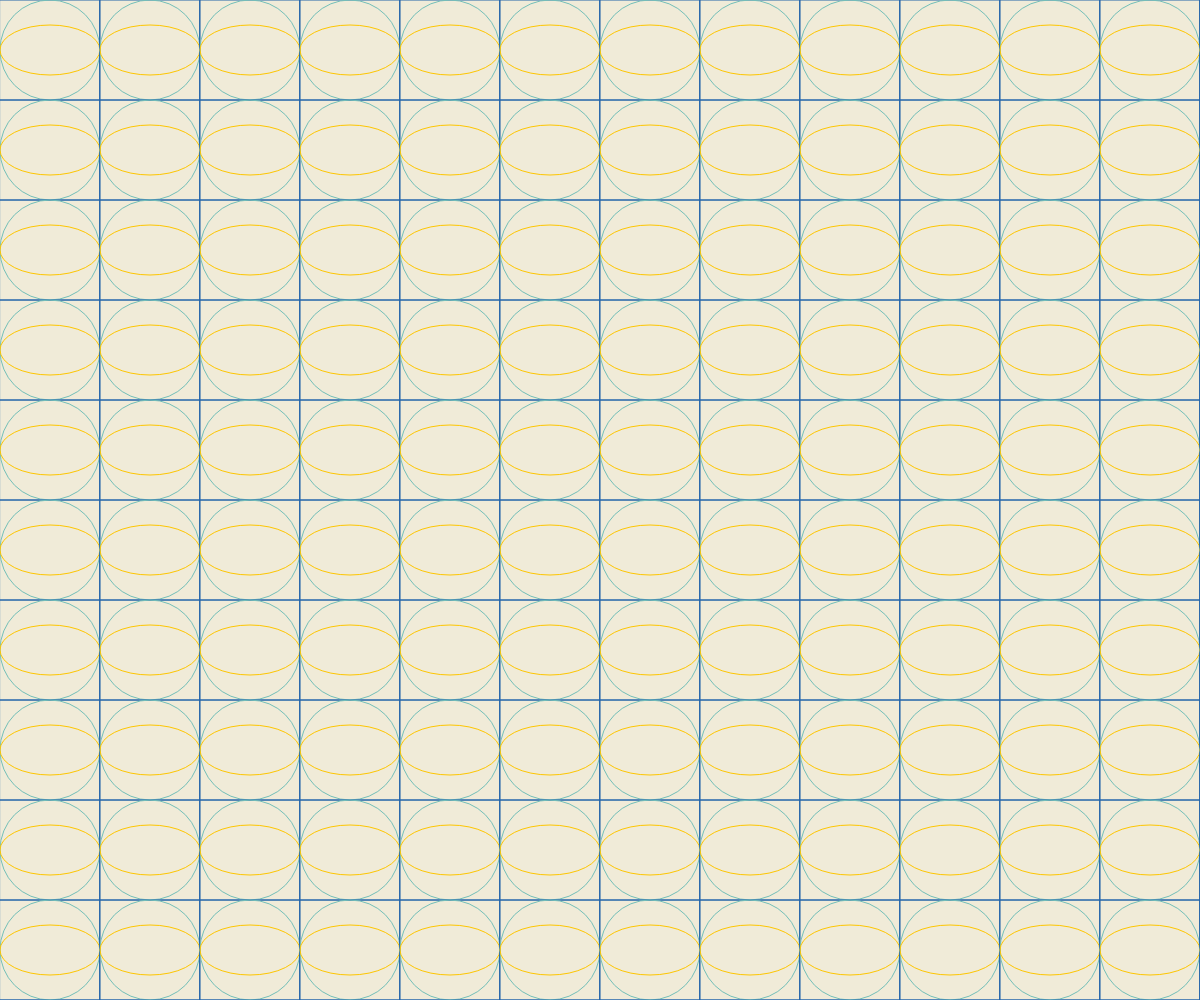
Frame 1 (no input)
Frame 60 (no input): identical to frame 1, image omitted
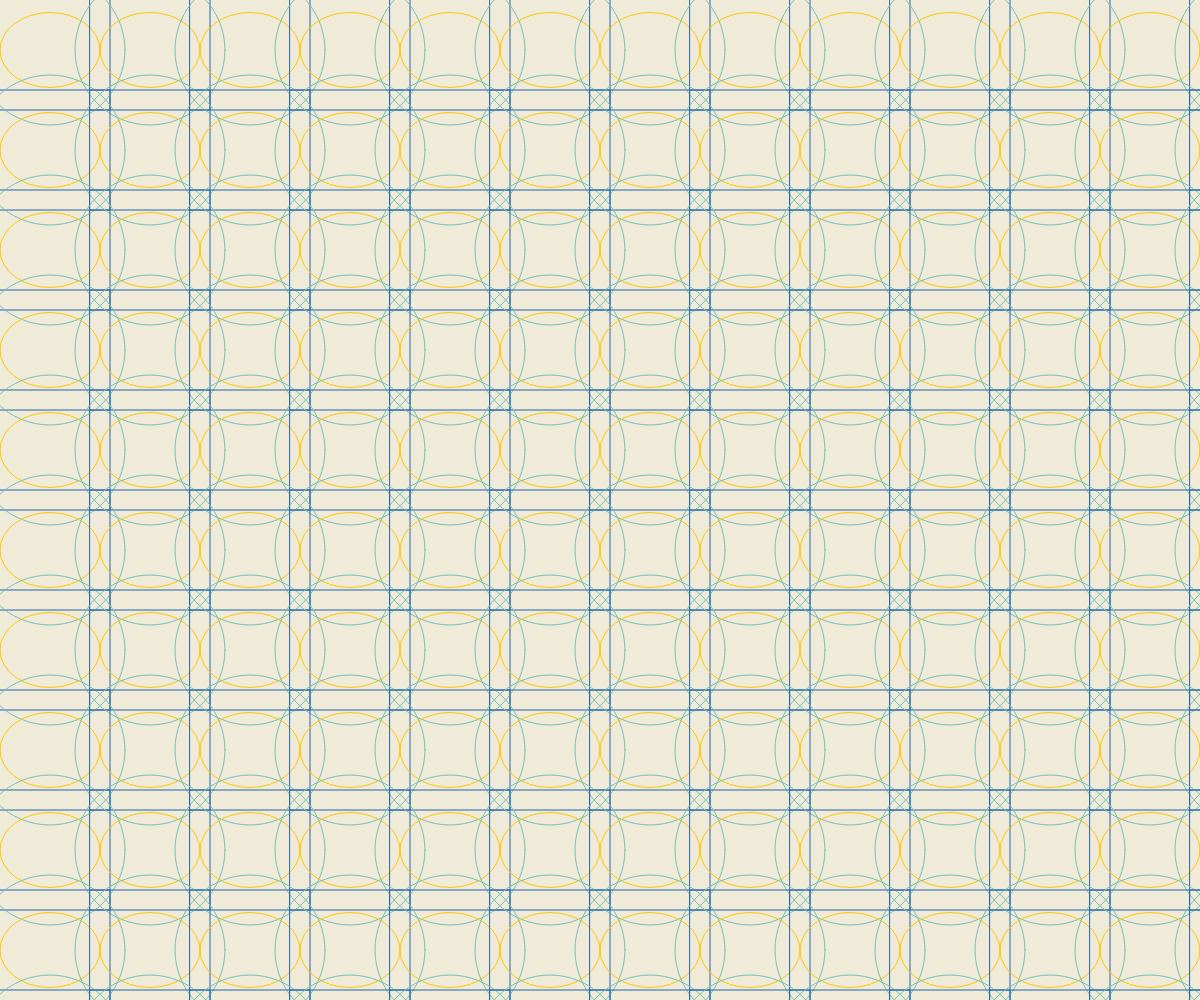
Frame 120 (the mouse pressed at the canvas centre since frame 60)

The p5.js sketch that drew these frames (run headless with seeded random() and noise() and a simulated clock; from frame 60 on, the mouse is pressed at the canvas centre):

// p5.js sketch
// ── sketch.js
function setup() {
  createCanvas(windowWidth,windowHeight);
  background("#f0ebd8");
}

var w=100
var s_w=50

function draw() {
  background("#f0ebd8");
  noFill()
  for(var y=50;y<=height+50;y=y+w ){
  for(var x=50;x<=width+50;x=x+w)
  {

  stroke("#2364aa")
  rectMode(CENTER)
  rect(x,y,w+mouseX/30)

  stroke("#73bfb8")
  ellipse(x,y,w+mouseY/10)

  stroke("#fec601")
  ellipse(x,y,100,s_w+mouseY/20)
}
}
}
